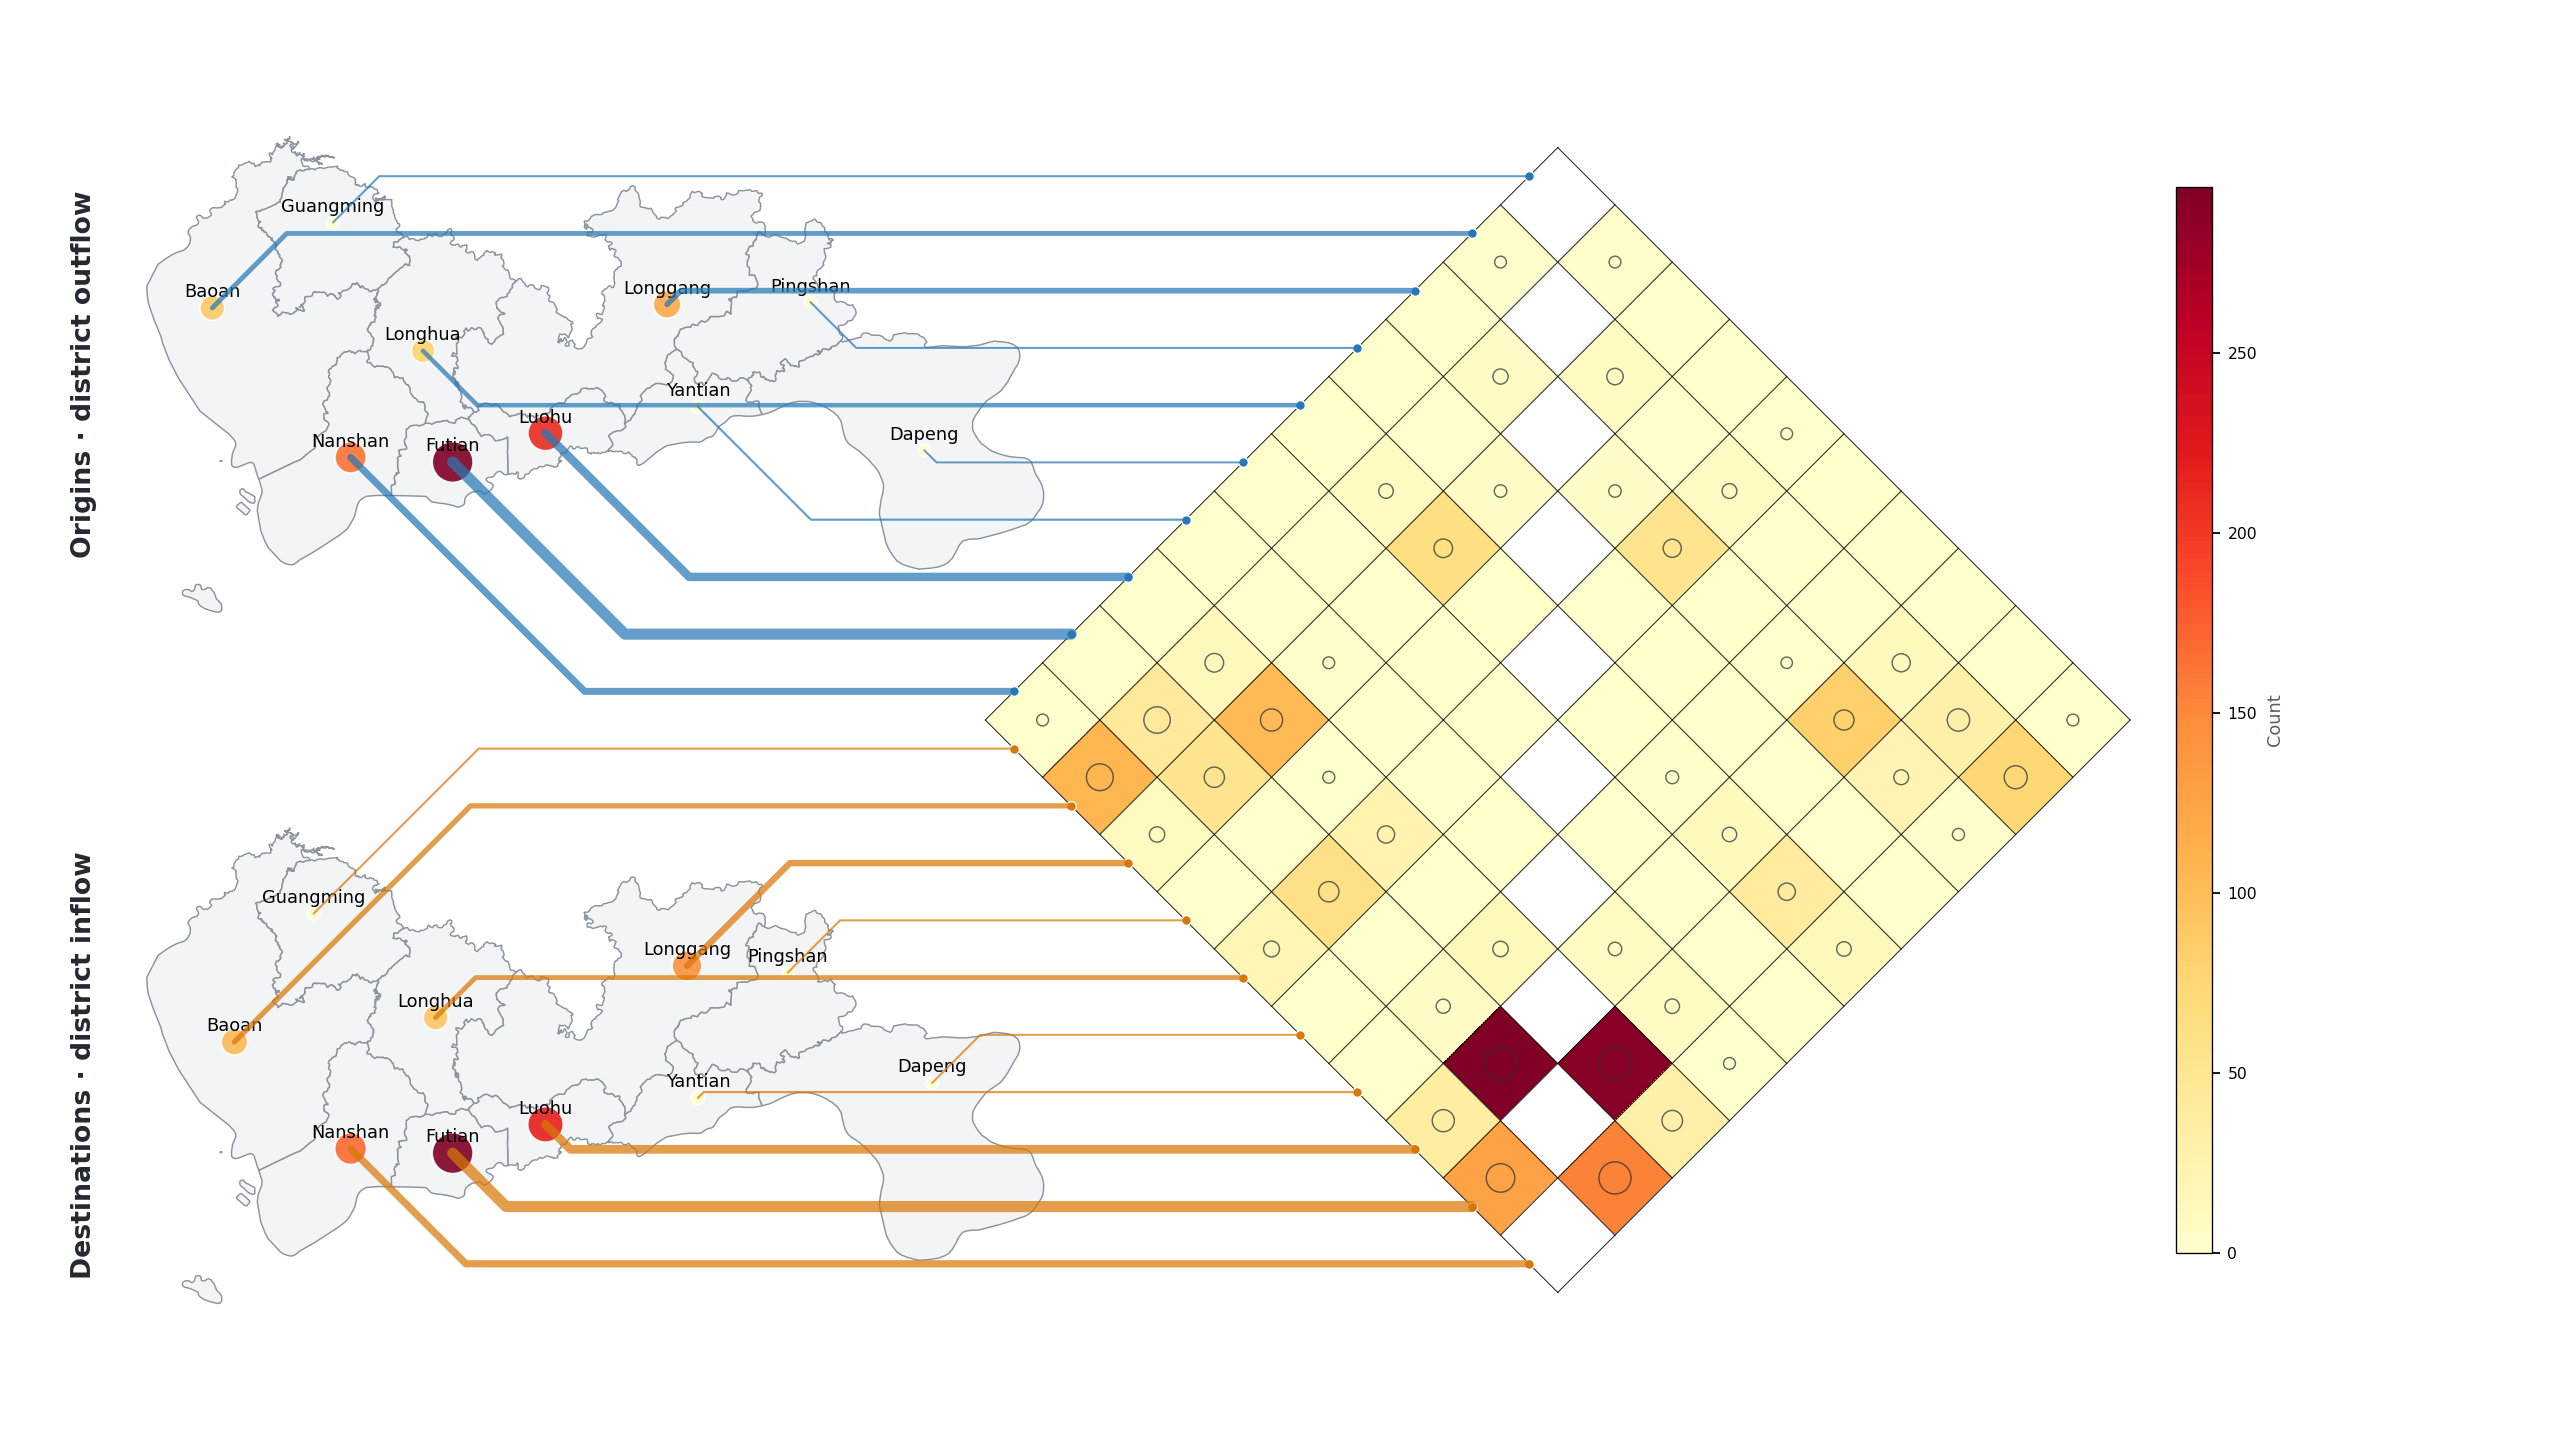

Write the Python code that produced this figure.
"""Improved static MapTrix demo using Shenzhen taxi flow data.

This script demonstrates how to:
1. Load flow data from CSV and border polygons from GeoPackage
2. Sample flows and clip to the city boundary
3. Create a centred MapTrix matrix with diagonal-horizontal leaders
4. Adjust map size, map-to-matrix gap, and colorbar geometry
5. Encode regional totals with bounded leader/marker sizes
6. Inspect the exported static layout geometry

Usage:
    python examples/maptrix_demo.py
"""

import warnings
from pathlib import Path

import numpy as np
import geopandas as gpd

from geoflowkit import read_csv
from geoflowkit.visualization import MapTrixVisualizer

EXAMPLE_DIR = Path(__file__).resolve().parent
DATA_DIR = EXAMPLE_DIR / 'data' / 'sz_data'
OUTPUT_PATH = EXAMPLE_DIR / 'maptrix_demo.png'

warnings.filterwarnings(
    'ignore', message='Geometry is in a geographic CRS',
)

# ---------------------------------------------------------------------------
# 1. Load data
# ---------------------------------------------------------------------------
print('Loading data ...')
fdf = read_csv(
    DATA_DIR / 'sz_taxi_flow.csv',
    use_cols=['ox', 'oy', 'dx', 'dy'],
    crs='EPSG:4326',
)
print(f'  {len(fdf):,} flows loaded')

border = gpd.read_file(DATA_DIR / 'sz_border.gpkg')
print(f'  {len(border)} districts: {border["Name"].tolist()}')

# ---------------------------------------------------------------------------
# 2. Sample & clip
# ---------------------------------------------------------------------------
N = 5000
np.random.seed(42)
indices = np.random.choice(len(fdf), size=N, replace=False)
fdf_sample = fdf.iloc[indices].reset_index(drop=True)
print(f'  Sampled {len(fdf_sample):,} flows')

shenzhen_union = border.union_all()
fdf_sample = fdf_sample.clip(shenzhen_union)
print(f'  After clipping: {len(fdf_sample):,} flows remain')

# ---------------------------------------------------------------------------
# 3. MapTrix visualization
# ---------------------------------------------------------------------------
print('Rendering MapTrix ...')
visualizer = MapTrixVisualizer(
    origin_zones=border,
    zone_id_col='Name',
    weight='count',
    size_weight='length',
    matrix_cmap='YlOrRd',
    map_cmap='YlOrRd',
    origin_line_color='#2878B5',
    destination_line_color='#D97706',
    line_alpha=0.72,
    leader_routing='diagonal-horizontal',
    leader_angle=45,
    leader_width_range=(0.9, 5.0),
    max_centroid_size=340,
    origin_map_rect=(0.04, 0.56, 0.385, 0.36),
    destination_map_rect=(0.04, 0.08, 0.385, 0.36),
    matrix_rect=(0.346, 0.08, 0.525, 0.84),
    colorbar_rect=(0.85, 0.13, 0.014, 0.74),
    show_labels=True,
    label_fontsize=8,
    out_title='Origins · district outflow',
    in_title='Destinations · district inflow',
    title_fontsize=12,
    map_title_pad=10,
    include_self_flows=False,
)
fig = visualizer.fit_plot(fdf_sample, figsize=(16, 9))

fig.savefig(OUTPUT_PATH, dpi=160, facecolor='white')
layout = visualizer.layout_
print(
    f'  Layout: {len(layout["origin_leaders"])} row leaders, '
    f'{len(layout["destination_leaders"])} column leaders'
)
print(f'  Shared row/column order: {layout["same_entity_set"]}')
print(f'  Row order: {layout["row_order"]}')
print(f'  Column order: {layout["column_order"]}')
print(
    '  Minimum diagonal gaps (px): '
    f'{layout["minimum_diagonal_gap"]}'
)
print(f'Saved: {OUTPUT_PATH}')
